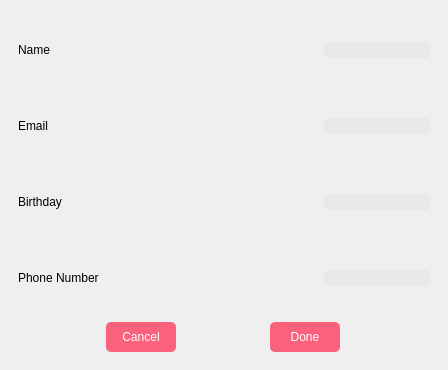
                   <widget class="QWidget" name="editInfo">
                    <layout class="QGridLayout" name="gridLayout_81">
                     <property name="leftMargin">
                      <number>0</number>
                     </property>
                     <property name="topMargin">
                      <number>0</number>
                     </property>
                     <property name="rightMargin">
                      <number>0</number>
                     </property>
                     <property name="bottomMargin">
                      <number>0</number>
                     </property>
                     <property name="spacing">
                      <number>0</number>
                     </property>
                     <item row="0" column="0">
                      <widget class="QWidget" name="widget_56" native="true">
                       <layout class="QGridLayout" name="gridLayout_86">
                        <item row="4" column="0">
                         <widget class="QWidget" name="widget_69" native="true">
                          <layout class="QGridLayout" name="gridLayout_85">
                           <item row="0" column="0">
                            <widget class="QPushButton" name="cancelEdit">
                             <property name="minimumSize">
                              <size>
                               <width>0</width>
                               <height>30</height>
                              </size>
                             </property>
                             <property name="maximumSize">
                              <size>
                               <width>70</width>
                               <height>16777215</height>
                              </size>
                             </property>
                             <property name="styleSheet">
                              <string notr="true">background-color: rgb(249, 97, 125);
font: 500 9pt &quot;Josefin Sans Medium&quot;;
color: white;
border-radius: 5px;</string>
                             </property>
                             <property name="text">
                              <string>Cancel</string>
                             </property>
                            </widget>
                           </item>
                           <item row="0" column="1">
                            <widget class="QPushButton" name="confirmEdit">
                             <property name="minimumSize">
                              <size>
                               <width>0</width>
                               <height>30</height>
                              </size>
                             </property>
                             <property name="maximumSize">
                              <size>
                               <width>70</width>
                               <height>16777215</height>
                              </size>
                             </property>
                             <property name="styleSheet">
                              <string notr="true">background-color: rgb(249, 97, 125);
font: 500 9pt &quot;Josefin Sans Medium&quot;;
color: white;
border-radius: 5px;</string>
                             </property>
                             <property name="text">
                              <string>Done</string>
                             </property>
                            </widget>
                           </item>
                          </layout>
                         </widget>
                        </item>
                        <item row="2" column="0">
                         <widget class="QWidget" name="widget_65" native="true">
                          <property name="minimumSize">
                           <size>
                            <width>0</width>
                            <height>70</height>
                           </size>
                          </property>
                          <property name="maximumSize">
                           <size>
                            <width>16777215</width>
                            <height>58</height>
                           </size>
                          </property>
                          <layout class="QGridLayout" name="gridLayout_78">
                           <item row="0" column="0">
                            <widget class="QLabel" name="label_29">
                             <property name="minimumSize">
                              <size>
                               <width>300</width>
                               <height>0</height>
                              </size>
                             </property>
                             <property name="styleSheet">
                              <string notr="true">font: 500 11pt &quot;Josefin Sans Medium&quot;;
color: rgb(0,0,0);</string>
                             </property>
                             <property name="text">
                              <string>Birthday</string>
                             </property>
                            </widget>
                           </item>
                           <item row="0" column="1">
                            <widget class="QLineEdit" name="birthEdit">
                             <property name="styleSheet">
                              <string notr="true">background-color: #e8e8e8;
color: rgb(232, 232, 232);
border-radius: 5px;
color: rgb(0,0,0);</string>
                             </property>
                            </widget>
                           </item>
                          </layout>
                         </widget>
                        </item>
                        <item row="1" column="0">
                         <widget class="QWidget" name="widget_64" native="true">
                          <property name="minimumSize">
                           <size>
                            <width>0</width>
                            <height>70</height>
                           </size>
                          </property>
                          <property name="maximumSize">
                           <size>
                            <width>16777215</width>
                            <height>58</height>
                           </size>
                          </property>
                          <layout class="QGridLayout" name="gridLayout_77">
                           <item row="0" column="0">
                            <widget class="QLabel" name="label_27">
                             <property name="minimumSize">
                              <size>
                               <width>300</width>
                               <height>0</height>
                              </size>
                             </property>
                             <property name="styleSheet">
                              <string notr="true">font: 500 11pt &quot;Josefin Sans Medium&quot;;
color: rgb(0,0,0);</string>
                             </property>
                             <property name="text">
                              <string>Email</string>
                             </property>
                            </widget>
                           </item>
                           <item row="0" column="1">
                            <widget class="QLineEdit" name="emailEdit">
                             <property name="styleSheet">
                              <string notr="true">background-color: #e8e8e8;
color: rgb(232, 232, 232);
border-radius: 5px;
color: rgb(0,0,0);</string>
                             </property>
                            </widget>
                           </item>
                          </layout>
                         </widget>
                        </item>
                        <item row="0" column="0">
                         <widget class="QWidget" name="widget_59" native="true">
                          <property name="minimumSize">
                           <size>
                            <width>0</width>
                            <height>70</height>
                           </size>
                          </property>
                          <property name="maximumSize">
                           <size>
                            <width>16777215</width>
                            <height>58</height>
                           </size>
                          </property>
                          <layout class="QGridLayout" name="gridLayout_75">
                           <item row="0" column="0">
                            <widget class="QLabel" name="label_14">
                             <property name="minimumSize">
                              <size>
                               <width>300</width>
                               <height>0</height>
                              </size>
                             </property>
                             <property name="styleSheet">
                              <string notr="true">font: 500 11pt &quot;Josefin Sans Medium&quot;;
color: rgb(0,0,0);</string>
                             </property>
                             <property name="text">
                              <string>Name</string>
                             </property>
                            </widget>
                           </item>
                           <item row="0" column="1">
                            <widget class="QLineEdit" name="nameEdit">
                             <property name="styleSheet">
                              <string notr="true">background-color: #e8e8e8;
color: rgb(232, 232, 232);
border-radius: 5px;
color: rgb(0,0,0);</string>
                             </property>
                            </widget>
                           </item>
                          </layout>
                         </widget>
                        </item>
                        <item row="3" column="0">
                         <widget class="QWidget" name="widget_66" native="true">
                          <property name="minimumSize">
                           <size>
                            <width>0</width>
                            <height>70</height>
                           </size>
                          </property>
                          <property name="maximumSize">
                           <size>
                            <width>16777215</width>
                            <height>58</height>
                           </size>
                          </property>
                          <layout class="QGridLayout" name="gridLayout_79">
                           <item row="0" column="0">
                            <widget class="QLabel" name="label_30">
                             <property name="minimumSize">
                              <size>
                               <width>300</width>
                               <height>0</height>
                              </size>
                             </property>
                             <property name="styleSheet">
                              <string notr="true">font: 500 11pt &quot;Josefin Sans Medium&quot;;
color: rgb(0,0,0);</string>
                             </property>
                             <property name="text">
                              <string>Phone Number</string>
                             </property>
                            </widget>
                           </item>
                           <item row="0" column="1">
                            <widget class="QLineEdit" name="phoneEdit">
                             <property name="styleSheet">
                              <string notr="true">background-color: #e8e8e8;
color: rgb(232, 232, 232);
border-radius: 5px;
color: rgb(0,0,0);</string>
                             </property>
                            </widget>
                           </item>
                          </layout>
                         </widget>
                        </item>
                       </layout>
                      </widget>
                     </item>
                    </layout>
                   </widget>
